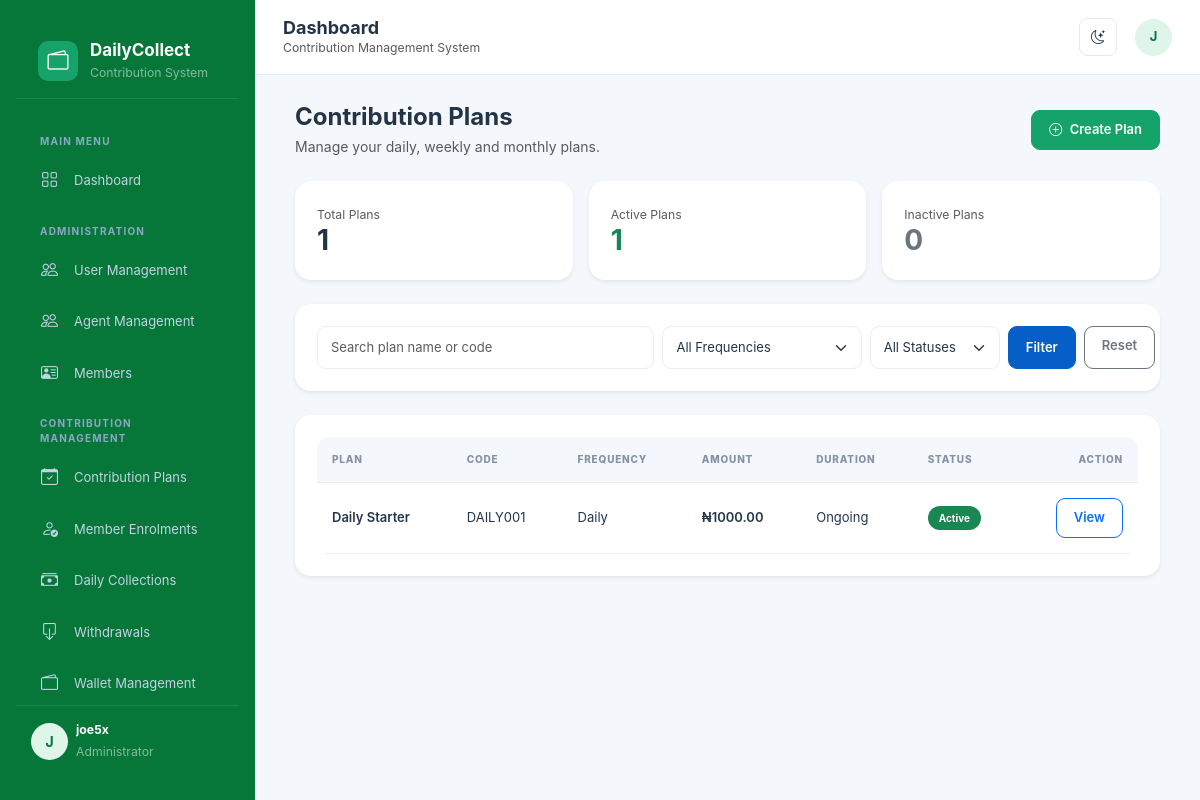
The app's page /contributions/ (signed in), older data.
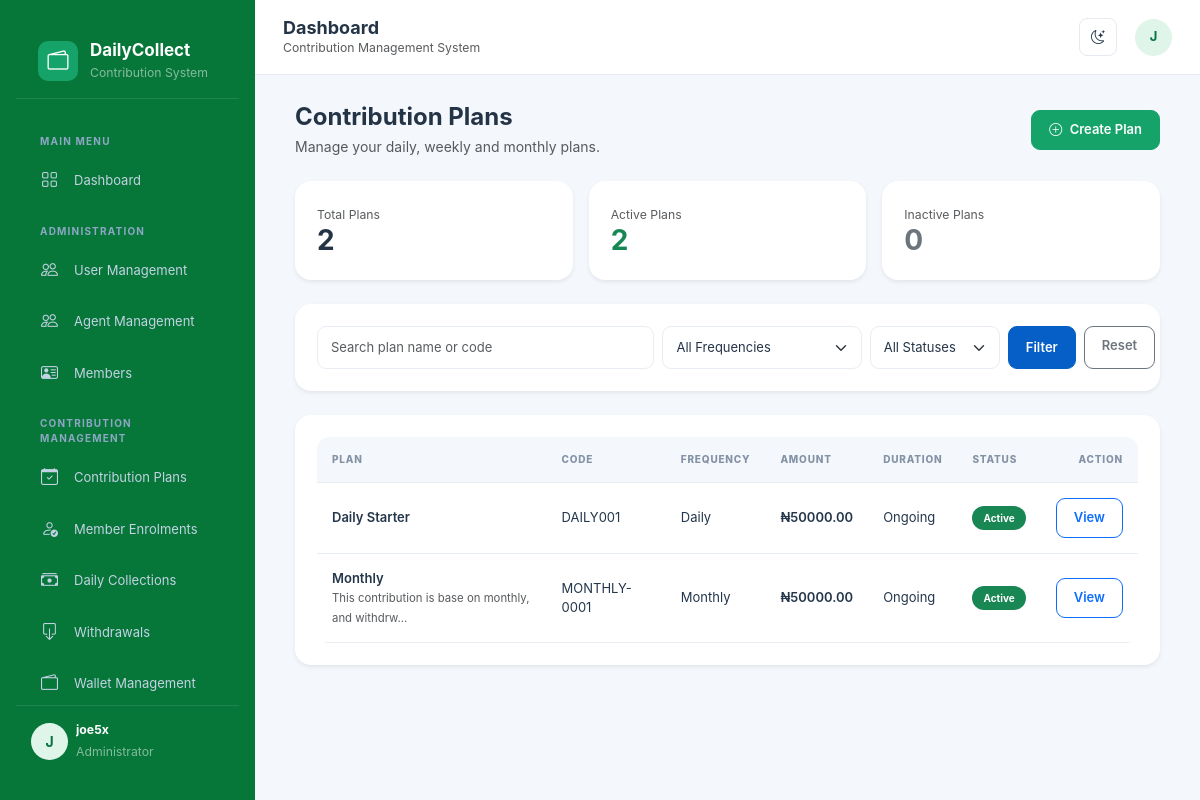
The same page, newer data.
### contributions/models.py (models this page shows, shortened)
class ContributionPlan(models.Model):
    class Frequency(models.TextChoices):
        DAILY = 'DAILY', 'Daily'
        WEEKLY = 'WEEKLY', 'Weekly'
        MONTHLY = 'MONTHLY', 'Monthly'
    WEEKDAYS = [
        (0, 'Monday'),
        (1, 'Tuesday'),
        (2, 'Wednesday'),
        (3, 'Thursday'),
        (4, 'Friday'),
        (5, 'Saturday'),
        (6, 'Sunday'),
    ]
    name = models.CharField(max_length=150)
    code = models.CharField(max_length=20, unique=True)
    description = models.TextField(blank=True)
    frequency = models.CharField(
        max_length=10,
        choices=Frequency.choices,
        default=Frequency.DAILY
    )
    amount = models.DecimalField(
        max_digits=12,
        decimal_places=2,
        validators=[MinValueValidator(0.01)]
    )
    collection_weekday = models.IntegerField(
        choices=WEEKDAYS,
        null=True,
        blank=True
    )
    collection_day = models.PositiveSmallIntegerField(
        null=True,
        blank=True
    )
    duration_days = models.PositiveIntegerField(
        null=True,
        blank=True,
        help_text="Leave empty for an ongoing contribution plan."
    )
    is_active = models.BooleanField(default=True)
    created_by = models.ForeignKey(
        settings.AUTH_USER_MODEL,
        on_delete=models.SET_NULL,
        null=True,
        blank=True,
        related_name='created_contribution_plans'
    )
    created_at = models.DateTimeField(auto_now_add=True)
    updated_at = models.DateTimeField(auto_now=True)
    class Meta:
        ordering = ['name']
        verbose_name = 'Contribution Plan'
        verbose_name_plural = 'Contribution Plans'

### contributions/views.py (the view)
# urls.py: path('', views.plan_list, name='plan_list'),
@login_required
@role_required(User.Role.ADMIN, User.Role.MANAGER)
def plan_list(request):
    plans = ContributionPlan.objects.all()
    search = request.GET.get('search', '').strip()
    frequency = request.GET.get('frequency', '')
    status = request.GET.get('status', '')
    if search:
        plans = plans.filter(
            Q(name__icontains=search) |
            Q(code__icontains=search) |
            Q(description__icontains=search)
        )
    if frequency:
        plans = plans.filter(frequency=frequency)
    if status == 'active':
        plans = plans.filter(is_active=True)
    elif status == 'inactive':
        plans = plans.filter(is_active=False)
    paginator = Paginator(plans, 15)
    page_number = request.GET.get('page')
    page_obj = paginator.get_page(page_number)
    context = {
        'page_obj': page_obj,
        'plans': page_obj.object_list,
        'search': search,
        'selected_frequency': frequency,
        'selected_status': status,
        'frequency_choices': ContributionPlan.Frequency.choices,
        'total_plans': ContributionPlan.objects.count(),
        'active_plans': ContributionPlan.objects.filter(
            is_active=True
        ).count(),
        'inactive_plans': ContributionPlan.objects.filter(
            is_active=False
        ).count(),
    }
    return render(
        request,
        'contributions/plan_list.html',
        context
    )

### templates/contributions/plan_list.html (shortened to what the changed rows need)
{% extends 'base.html' %}
{% block content %}
<div class="container-fluid">
    <div class="row g-3 mb-4">
        <div class="col-md-4">
            <div class="card border-0 shadow-sm">
                <div class="card-body">
                    <small class="text-muted">Total Plans</small>
                    <h3 class="fw-bold mb-0">{{ total_plans }}</h3>
                </div>
            </div>
        </div>
        <div class="col-md-4">
            <div class="card border-0 shadow-sm">
                <div class="card-body">
                    <small class="text-muted">Active Plans</small>
                    <h3 class="fw-bold text-success mb-0">{{ active_plans }}</h3>
                </div>
            </div>
        </div>
    </div>
    <div class="card border-0 shadow-sm">
        <div class="card-body">
            <div class="table-responsive">
                <table class="table table-hover align-middle">
                    <thead class="table-light">
                        <tr>
                            <th>Plan</th>
                            <th>Code</th>
                            <th>Frequency</th>
                            <th>Amount</th>
                            <th>Duration</th>
                            <th>Status</th>
                            <th class="text-end">Action</th>
                        </tr>
                    </thead>
                    <tbody>
                        {% for plan in plans %}
                        <tr>
                            <td>
                                <div class="fw-semibold">{{ plan.name }}</div>
                                <small class="text-muted">
                                    {{ plan.description|truncatechars:50 }}
                                </small>
                            </td>
                            <td>{{ plan.code }}</td>
                            <td>{{ plan.get_frequency_display }}</td>
                            <td class="fw-semibold">
                                ₦{{ plan.amount|floatformat:2 }}
                            </td>
                            <td>
                                {% if plan.duration_days %}
                                    {{ plan.duration_days }} days
                                {% else %}
                                    Ongoing
                                {% endif %}
                            </td>
                            <td>
                                {% if plan.is_active %}
                                    <span class="badge bg-success">Active</span>
                                {% else %}
                                    <span class="badge bg-secondary">Inactive</span>
                                {% endif %}
                            </td>
                            <td class="text-end">
                                <a href="{% url 'contributions:plan_detail' plan.pk %}"
                                   class="btn btn-sm btn-outline-primary">
                                    View
                                </a>
                            </td>
                        </tr>
                        {% endfor %}
                    </tbody>
                </table>
            </div>
        </div>
    </div>
</div>
{% endblock %}

Row changes from the older to the newer data that the page shows:
changed ContributionPlan "Daily Starter": amount "1000.00" → "50000.00"
added ContributionPlan: name "Monthly", description "This contribution is base on monthly, and withdrw…", code "MONTHLY-0001", frequency "Monthly", amount "50000.00", shows "Ongoing", is_active "Active"
Text that changed along with them:
{{ total_plans }}: "1" → "2"
{{ active_plans }}: "1" → "2"
